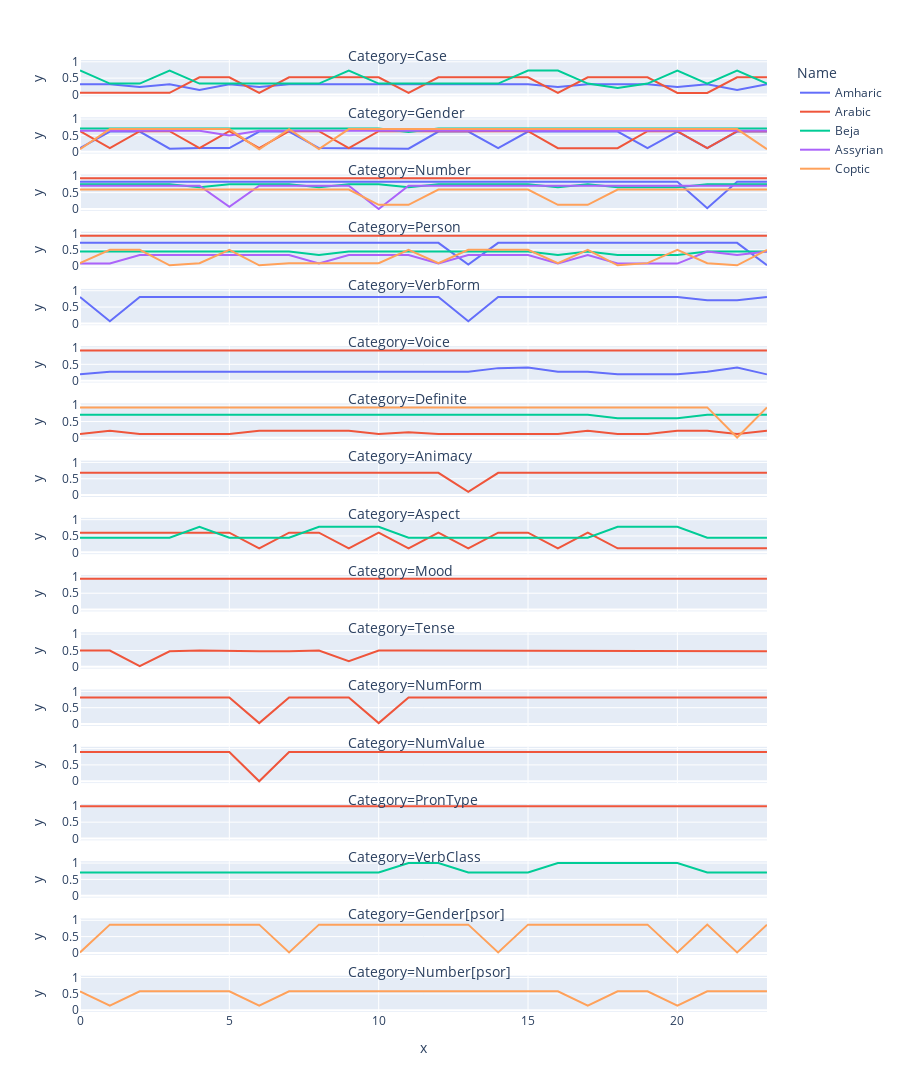

Notebook cell for this chart:
### Code cell
def update_output(family):
    df_spec = pd.DataFrame(columns = ['Name', 'x', 'y', 'Category'])
    df_spec3 = pd.DataFrame(columns = ['Name', 'x', 'y', 'Category'])
    new_lst = structure[family]

    for el in new_lst:
        df_temp = df1.loc[df1['Name'].isin([el])]
        frames = [df_spec, df_temp]
        df_spec = pd.concat(frames)

    for cat in df_spec['Category'].unique().tolist():
        a = df_spec.loc[df_spec['Category'].isin([cat])]
        
        if len(a['Name'].unique().tolist()) > 2:
            curves = {}

            for index, raw in df_spec.iterrows():
                if raw['Category'] not in curves.keys():
                    curves[raw['Category']] = {}
                if raw['Name'] not in curves[raw['Category']].keys():
                    curves[raw['Category']][raw['Name']] = []
                point = (raw['x'], raw['y'])
                curves[raw['Category']][raw['Name']].append(point)

            distances = {}
            distances[cat] = {}
            nam_line = list(curves[cat].keys())
            for b in range(len(curves[cat].keys())):
                nam_line_spec = list(curves[cat].keys())
                del nam_line_spec[b]
                line_1 = curves[cat][nam_line[b]]
                lang_1 = nam_line[b]
                for name in nam_line_spec:
                    line_2 = curves[cat][name]
                    lang_2 = name
                    compar_name1 = f'{lang_1}:{lang_2}'
                    compar_name2 = f'{lang_2}:{lang_1}'
                    if compar_name1 and compar_name2 not in distances[cat].keys():
                        distances[cat][compar_name1] = frechet_distance(line_1, line_2)
            
            distances = dict(sorted(distances[cat].items(), key=lambda x: -x[1], reverse=True))
            compar_distances2 = {}
            dist_len = 0.8*len(distances.keys())
            pattern2 = int()
            count = 0
            for k in distances.keys():
                count += 1
        
                if pattern2 == 0:
                    pattern2 =  0.8*distances[k]
                n = k.index(':')
                lang1 = k[0:n]
                lang2 = k[n+1:]

                if distances[k] >= pattern2:
                    if count <= dist_len:
                        if lang1 not in compar_distances2.keys():
                            compar_distances2[lang1] = []
                            compar_distances2[lang1].append(lang1)
                            compar_distances2[lang1].append(lang2)
                        else:
                            if lang2 not in compar_distances2[lang1]:
                                compar_distances2[lang1].append(lang2)
                        if lang2 not in compar_distances2.keys():
                            compar_distances2[lang2] = []
                            compar_distances2[lang2].append(lang2)
                            compar_distances2[lang2].append(lang1)
                        else:
                            if lang1 not in compar_distances2[lang2]:
                                compar_distances2[lang2].append(lang1)
            
            compar_distances2 = dict(sorted(compar_distances2.items(), key=lambda item: len(item[1])))
            [last] = collections.deque(compar_distances2, maxlen=1)
            need_lang = compar_distances2[last]
            if len(need_lang) >= 6:
                need_lang = need_lang[:6]

            for el in need_lang:
                b = df_spec3.loc[df_spec3['Category'].isin([cat])]
                b = b['Name'].unique().tolist()
                if el not in b:
                    df_temp = df_spec.loc[df_spec['Name'].isin([el])]
                    df_temp = df_temp.loc[df_temp['Category'].isin([cat])]
                    frames = [df_spec3, df_temp]
                    df_spec3 = pd.concat(frames)
                
        else:
            df_temp = df_spec[df_spec['Category'].isin([cat])]
            frames = [df_spec3, df_temp]
            df_spec3 = pd.concat(frames)

    fig = px.line(df_spec3, x='x', y='y', color='Name', facet_row='Category', facet_row_spacing=0.022)
    fig['layout'].update(height=2000)
    for annotation in fig['layout']['annotations']: 
        annotation['textangle']= 0
        # annotation['x']=0.4
        # annotation['y'] += 0.03
        annotation['x']-= 0.6
        annotation['y'] += 0.024
        annotation['font']=dict(size = 14)
        

    return fig
update_output('Afro-Asiatic')

### Figure 1 — Plotly figure (JSON) as saved in the notebook; plotly's stock layout.template omitted (floating-point values rounded to 4 significant figures)
{"data": [{"hovertemplate": "Name=Amharic<br>Category=Case<br>x=%{x}<br>y=%{y}<extra></extra>", "legendgroup": "Amharic", "line": {"color": "#636efa", "dash": "solid"}, "marker": {"symbol": "circle"}, "mode": "lines", "name": "Amharic", "orientation": "v", "showlegend": true, "type": "scatter", "x": [0, 1, 2, 3, 4, 5, 6, 7, 8, 9, 10, 11, 12, 13, 14, 15, 16, 17, 18, 19, 20, 21, 22, 23], "xaxis": "x17", "y": [0.31, 0.31, 0.229, 0.31, 0.138, 0.31, 0.229, 0.31, 0.31, 0.31, 0.31, 0.31, 0.31, 0.31, 0.31, 0.31, 0.229, 0.31, 0.31, 0.31, 0.229, 0.31, 0.138, 0.31], "yaxis": "y17"}, {"hovertemplate": "Name=Amharic<br>Category=Gender<br>x=%{x}<br>y=%{y}<extra></extra>", "legendgroup": "Amharic", "line": {"color": "#636efa", "dash": "solid"}, "marker": {"symbol": "circle"}, "mode": "lines", "name": "Amharic", "orientation": "v", "showlegend": false, "type": "scatter", "x": [0, 1, 2, 3, 4, 5, 6, 7, 8, 9, 10, 11, 12, 13, 14, 15, 16, 17, 18, 19, 20, 21, 22, 23], "xaxis": "x16", "y": [0.112, 0.618, 0.618, 0.091, 0.112, 0.112, 0.618, 0.618, 0.112, 0.112, 0.112, 0.091, 0.618, 0.618, 0.112, 0.618, 0.618, 0.618, 0.618, 0.112, 0.618, 0.112, 0.618, 0.618], "yaxis": "y16"}, {"hovertemplate": "Name=Amharic<br>Category=Number<br>x=%{x}<br>y=%{y}<extra></extra>", "legendgroup": "Amharic", "line": {"color": "#636efa", "dash": "solid"}, "marker": {"symbol": "circle"}, "mode": "lines", "name": "Amharic", "orientation": "v", "showlegend": false, "type": "scatter", "x": [0, 1, 2, 3, 4, 5, 6, 7, 8, 9, 10, 11, 12, 13, 14, 15, 16, 17, 18, 19, 20, 21, 22, 23], "xaxis": "x15", "y": [0.834, 0.834, 0.834, 0.834, 0.834, 0.834, 0.834, 0.834, 0.834, 0.834, 0.834, 0.834, 0.834, 0.834, 0.834, 0.834, 0.834, 0.834, 0.834, 0.834, 0.834, 0.023, 0.834, 0.834], "yaxis": "y15"}, {"hovertemplate": "Name=Amharic<br>Category=Person<br>x=%{x}<br>y=%{y}<extra></extra>", "legendgroup": "Amharic", "line": {"color": "#636efa", "dash": "solid"}, "marker": {"symbol": "circle"}, "mode": "lines", "name": "Amharic", "orientation": "v", "showlegend": false, "type": "scatter", "x": [0, 1, 2, 3, 4, 5, 6, 7, 8, 9, 10, 11, 12, 13, 14, 15, 16, 17, 18, 19, 20, 21, 22, 23], "xaxis": "x14", "y": [0.714, 0.714, 0.714, 0.714, 0.714, 0.714, 0.714, 0.714, 0.714, 0.714, 0.714, 0.714, 0.714, 0.05, 0.714, 0.714, 0.714, 0.714, 0.714, 0.714, 0.714, 0.714, 0.714, 0.031], "yaxis": "y14"}, {"hovertemplate": "Name=Amharic<br>Category=VerbForm<br>x=%{x}<br>y=%{y}<extra></extra>", "legendgroup": "Amharic", "line": {"color": "#636efa", "dash": "solid"}, "marker": {"symbol": "circle"}, "mode": "lines", "name": "Amharic", "orientation": "v", "showlegend": false, "type": "scatter", "x": [0, 1, 2, 3, 4, 5, 6, 7, 8, 9, 10, 11, 12, 13, 14, 15, 16, 17, 18, 19, 20, 21, 22, 23], "xaxis": "x13", "y": [0.811, 0.067, 0.811, 0.811, 0.811, 0.811, 0.811, 0.811, 0.811, 0.811, 0.811, 0.811, 0.811, 0.067, 0.811, 0.811, 0.811, 0.811, 0.811, 0.811, 0.811, 0.711, 0.711, 0.811], "yaxis": "y13"}, {"hovertemplate": "Name=Amharic<br>Category=Voice<br>x=%{x}<br>y=%{y}<extra></extra>", "legendgroup": "Amharic", "line": {"color": "#636efa", "dash": "solid"}, "marker": {"symbol": "circle"}, "mode": "lines", "name": "Amharic", "orientation": "v", "showlegend": false, "type": "scatter", "x": [0, 1, 2, 3, 4, 5, 6, 7, 8, 9, 10, 11, 12, 13, 14, 15, 16, 17, 18, 19, 20, 21, 22, 23], "xaxis": "x12", "y": [0.196, 0.271, 0.271, 0.271, 0.271, 0.271, 0.271, 0.271, 0.271, 0.271, 0.271, 0.271, 0.271, 0.271, 0.383, 0.402, 0.271, 0.271, 0.196, 0.196, 0.196, 0.271, 0.402, 0.191], "yaxis": "y12"}, {"hovertemplate": "Name=Arabic<br>Category=Case<br>x=%{x}<br>y=%{y}<extra></extra>", "legendgroup": "Arabic", "line": {"color": "#EF553B", "dash": "solid"}, "marker": {"symbol": "circle"}, "mode": "lines", "name": "Arabic", "orientation": "v", "showlegend": true, "type": "scatter", "x": [0, 1, 2, 3, 4, 5, 6, 7, 8, 9, 10, 11, 12, 13, 14, 15, 16, 17, 18, 19, 20, 21, 22, 23], "xaxis": "x17", "y": [0.051, 0.048, 0.051, 0.051, 0.524, 0.524, 0.051, 0.524, 0.524, 0.524, 0.524, 0.051, 0.524, 0.524, 0.524, 0.524, 0.051, 0.524, 0.524, 0.524, 0.048, 0.048, 0.524, 0.524], "yaxis": "y17"}, {"hovertemplate": "Name=Arabic<br>Category=Gender<br>x=%{x}<br>y=%{y}<extra></extra>", "legendgroup": "Arabic", "line": {"color": "#EF553B", "dash": "solid"}, "marker": {"symbol": "circle"}, "mode": "lines", "name": "Arabic", "orientation": "v", "showlegend": false, "type": "scatter", "x": [0, 1, 2, 3, 4, 5, 6, 7, 8, 9, 10, 11, 12, 13, 14, 15, 16, 17, 18, 19, 20, 21, 22, 23], "xaxis": "x16", "y": [0.629, 0.108, 0.629, 0.629, 0.108, 0.629, 0.108, 0.629, 0.629, 0.108, 0.629, 0.629, 0.629, 0.629, 0.629, 0.629, 0.108, 0.108, 0.108, 0.629, 0.629, 0.108, 0.628, 0.628], "yaxis": "y16"}, {"hovertemplate": "Name=Arabic<br>Category=Number<br>x=%{x}<br>y=%{y}<extra></extra>", "legendgroup": "Arabic", "line": {"color": "#EF553B", "dash": "solid"}, "marker": {"symbol": "circle"}, "mode": "lines", "name": "Arabic", "orientation": "v", "showlegend": false, "type": "scatter", "x": [0, 1, 2, 3, 4, 5, 6, 7, 8, 9, 10, 11, 12, 13, 14, 15, 16, 17, 18, 19, 20, 21, 22, 23], "xaxis": "x15", "y": [0.942, 0.942, 0.942, 0.942, 0.942, 0.942, 0.942, 0.942, 0.942, 0.942, 0.942, 0.942, 0.942, 0.942, 0.942, 0.942, 0.942, 0.942, 0.942, 0.942, 0.942, 0.942, 0.942, 0.942], "yaxis": "y15"}, {"hovertemplate": "Name=Arabic<br>Category=Person<br>x=%{x}<br>y=%{y}<extra></extra>", "legendgroup": "Arabic", "line": {"color": "#EF553B", "dash": "solid"}, "marker": {"symbol": "circle"}, "mode": "lines", "name": "Arabic", "orientation": "v", "showlegend": false, "type": "scatter", "x": [0, 1, 2, 3, 4, 5, 6, 7, 8, 9, 10, 11, 12, 13, 14, 15, 16, 17, 18, 19, 20, 21, 22, 23], "xaxis": "x14", "y": [0.933, 0.933, 0.933, 0.933, 0.933, 0.933, 0.933, 0.933, 0.933, 0.933, 0.933, 0.933, 0.933, 0.933, 0.933, 0.933, 0.933, 0.933, 0.933, 0.933, 0.933, 0.933, 0.933, 0.933], "yaxis": "y14"}, {"hovertemplate": "Name=Arabic<br>Category=Voice<br>x=%{x}<br>y=%{y}<extra></extra>", "legendgroup": "Arabic", "line": {"color": "#EF553B", "dash": "solid"}, "marker": {"symbol": "circle"}, "mode": "lines", "name": "Arabic", "orientation": "v", "showlegend": false, "type": "scatter", "x": [0, 1, 2, 3, 4, 5, 6, 7, 8, 9, 10, 11, 12, 13, 14, 15, 16, 17, 18, 19, 20, 21, 22, 23], "xaxis": "x12", "y": [0.924, 0.924, 0.924, 0.924, 0.924, 0.924, 0.924, 0.924, 0.924, 0.924, 0.924, 0.924, 0.924, 0.924, 0.924, 0.924, 0.924, 0.924, 0.924, 0.924, 0.924, 0.924, 0.924, 0.924], "yaxis": "y12"}, {"hovertemplate": "Name=Arabic<br>Category=Definite<br>x=%{x}<br>y=%{y}<extra></extra>", "legendgroup": "Arabic", "line": {"color": "#EF553B", "dash": "solid"}, "marker": {"symbol": "circle"}, "mode": "lines", "name": "Arabic", "orientation": "v", "showlegend": false, "type": "scatter", "x": [0, 1, 2, 3, 4, 5, 6, 7, 8, 9, 10, 11, 12, 13, 14, 15, 16, 17, 18, 19, 20, 21, 22, 23], "xaxis": "x11", "y": [0.118, 0.216, 0.118, 0.118, 0.118, 0.118, 0.216, 0.216, 0.216, 0.216, 0.118, 0.174, 0.118, 0.118, 0.118, 0.118, 0.118, 0.216, 0.118, 0.118, 0.216, 0.216, 0.117, 0.216], "yaxis": "y11"}, {"hovertemplate": "Name=Arabic<br>Category=Animacy<br>x=%{x}<br>y=%{y}<extra></extra>", "legendgroup": "Arabic", "line": {"color": "#EF553B", "dash": "solid"}, "marker": {"symbol": "circle"}, "mode": "lines", "name": "Arabic", "orientation": "v", "showlegend": false, "type": "scatter", "x": [0, 1, 2, 3, 4, 5, 6, 7, 8, 9, 10, 11, 12, 13, 14, 15, 16, 17, 18, 19, 20, 21, 22, 23], "xaxis": "x10", "y": [0.681, 0.681, 0.681, 0.681, 0.681, 0.681, 0.681, 0.681, 0.681, 0.681, 0.681, 0.681, 0.681, 0.101, 0.681, 0.681, 0.681, 0.681, 0.681, 0.681, 0.681, 0.681, 0.681, 0.681], "yaxis": "y10"}, {"hovertemplate": "Name=Arabic<br>Category=Aspect<br>x=%{x}<br>y=%{y}<extra></extra>", "legendgroup": "Arabic", "line": {"color": "#EF553B", "dash": "solid"}, "marker": {"symbol": "circle"}, "mode": "lines", "name": "Arabic", "orientation": "v", "showlegend": false, "type": "scatter", "x": [0, 1, 2, 3, 4, 5, 6, 7, 8, 9, 10, 11, 12, 13, 14, 15, 16, 17, 18, 19, 20, 21, 22, 23], "xaxis": "x9", "y": [0.6, 0.6, 0.6, 0.6, 0.6, 0.6, 0.124, 0.6, 0.6, 0.124, 0.6, 0.124, 0.6, 0.124, 0.6, 0.6, 0.124, 0.6, 0.124, 0.124, 0.124, 0.124, 0.124, 0.124], "yaxis": "y9"}, {"hovertemplate": "Name=Arabic<br>Category=Mood<br>x=%{x}<br>y=%{y}<extra></extra>", "legendgroup": "Arabic", "line": {"color": "#EF553B", "dash": "solid"}, "marker": {"symbol": "circle"}, "mode": "lines", "name": "Arabic", "orientation": "v", "showlegend": false, "type": "scatter", "x": [0, 1, 2, 3, 4, 5, 6, 7, 8, 9, 10, 11, 12, 13, 14, 15, 16, 17, 18, 19, 20, 21, 22, 23], "xaxis": "x8", "y": [0.945, 0.945, 0.945, 0.945, 0.945, 0.945, 0.945, 0.945, 0.945, 0.945, 0.945, 0.945, 0.945, 0.945, 0.945, 0.945, 0.945, 0.945, 0.945, 0.945, 0.945, 0.945, 0.945, 0.945], "yaxis": "y8"}, {"hovertemplate": "Name=Arabic<br>Category=Tense<br>x=%{x}<br>y=%{y}<extra></extra>", "legendgroup": "Arabic", "line": {"color": "#EF553B", "dash": "solid"}, "marker": {"symbol": "circle"}, "mode": "lines", "name": "Arabic", "orientation": "v", "showlegend": false, "type": "scatter", "x": [0, 1, 2, 3, 4, 5, 6, 7, 8, 9, 10, 11, 12, 13, 14, 15, 16, 17, 18, 19, 20, 21, 22, 23], "xaxis": "x7", "y": [0.499, 0.499, 0.022, 0.476, 0.499, 0.476, 0.476, 0.476, 0.499, 0.175, 0.499, 0.499, 0.499, 0.499, 0.476, 0.499, 0.499, 0.476, 0.476, 0.499, 0.476, 0.476, 0.476, 0.476], "yaxis": "y7"}, {"hovertemplate": "Name=Arabic<br>Category=NumForm<br>x=%{x}<br>y=%{y}<extra></extra>", "legendgroup": "Arabic", "line": {"color": "#EF553B", "dash": "solid"}, "marker": {"symbol": "circle"}, "mode": "lines", "name": "Arabic", "orientation": "v", "showlegend": false, "type": "scatter", "x": [0, 1, 2, 3, 4, 5, 6, 7, 8, 9, 10, 11, 12, 13, 14, 15, 16, 17, 18, 19, 20, 21, 22, 23], "xaxis": "x6", "y": [0.812, 0.812, 0.812, 0.812, 0.812, 0.812, 0.029, 0.812, 0.812, 0.812, 0.029, 0.812, 0.812, 0.812, 0.812, 0.812, 0.812, 0.812, 0.812, 0.812, 0.812, 0.812, 0.812, 0.812], "yaxis": "y6"}, {"hovertemplate": "Name=Arabic<br>Category=NumValue<br>x=%{x}<br>y=%{y}<extra></extra>", "legendgroup": "Arabic", "line": {"color": "#EF553B", "dash": "solid"}, "marker": {"symbol": "circle"}, "mode": "lines", "name": "Arabic", "orientation": "v", "showlegend": false, "type": "scatter", "x": [0, 1, 2, 3, 4, 5, 6, 7, 8, 9, 10, 11, 12, 13, 14, 15, 16, 17, 18, 19, 20, 21, 22, 23], "xaxis": "x5", "y": [0.897, 0.897, 0.897, 0.897, 0.897, 0.897, 0, 0.897, 0.897, 0.897, 0.897, 0.897, 0.897, 0.897, 0.897, 0.897, 0.897, 0.897, 0.897, 0.897, 0.897, 0.897, 0.897, 0.897], "yaxis": "y5"}, {"hovertemplate": "Name=Arabic<br>Category=PronType<br>x=%{x}<br>y=%{y}<extra></extra>", "legendgroup": "Arabic", "line": {"color": "#EF553B", "dash": "solid"}, "marker": {"symbol": "circle"}, "mode": "lines", "name": "Arabic", "orientation": "v", "showlegend": false, "type": "scatter", "x": [0, 1, 2, 3, 4, 5, 6, 7, 8, 9, 10, 11, 12, 13, 14, 15, 16, 17, 18, 19, 20, 21, 22, 23], "xaxis": "x4", "y": [0.991, 0.991, 0.991, 0.991, 0.991, 0.991, 0.991, 0.991, 0.991, 0.991, 0.991, 0.991, 0.991, 0.991, 0.991, 0.991, 0.991, 0.991, 0.991, 0.991, 0.991, 0.991, 0.991, 0.991], "yaxis": "y4"}, {"hovertemplate": "Name=Beja<br>Category=Case<br>x=%{x}<br>y=%{y}<extra></extra>", "legendgroup": "Beja", "line": {"color": "#00cc96", "dash": "solid"}, "marker": {"symbol": "circle"}, "mode": "lines", "name": "Beja", "orientation": "v", "showlegend": true, "type": "scatter", "x": [0, 1, 2, 3, 4, 5, 6, 7, 8, 9, 10, 11, 12, 13, 14, 15, 16, 17, 18, 19, 20, 21, 22, 23], "xaxis": "x17", "y": [0.733, 0.333, 0.333, 0.733, 0.333, 0.333, 0.333, 0.333, 0.333, 0.733, 0.333, 0.333, 0.333, 0.333, 0.333, 0.733, 0.733, 0.333, 0.2, 0.333, 0.733, 0.333, 0.733, 0.333], "yaxis": "y17"}, {"hovertemplate": "Name=Beja<br>Category=Gender<br>x=%{x}<br>y=%{y}<extra></extra>", "legendgroup": "Beja", "line": {"color": "#00cc96", "dash": "solid"}, "marker": {"symbol": "circle"}, "mode": "lines", "name": "Beja", "orientation": "v", "showlegend": false, "type": "scatter", "x": [0, 1, 2, 3, 4, 5, 6, 7, 8, 9, 10, 11, 12, 13, 14, 15, 16, 17, 18, 19, 20, 21, 22, 23], "xaxis": "x16", "y": [0.711, 0.711, 0.711, 0.711, 0.711, 0.711, 0.711, 0.711, 0.711, 0.711, 0.711, 0.6, 0.711, 0.711, 0.711, 0.711, 0.711, 0.711, 0.711, 0.711, 0.711, 0.711, 0.711, 0.711], "yaxis": "y16"}, {"hovertemplate": "Name=Beja<br>Category=Number<br>x=%{x}<br>y=%{y}<extra></extra>", "legendgroup": "Beja", "line": {"color": "#00cc96", "dash": "solid"}, "marker": {"symbol": "circle"}, "mode": "lines", "name": "Beja", "orientation": "v", "showlegend": false, "type": "scatter", "x": [0, 1, 2, 3, 4, 5, 6, 7, 8, 9, 10, 11, 12, 13, 14, 15, 16, 17, 18, 19, 20, 21, 22, 23], "xaxis": "x15", "y": [0.758, 0.758, 0.758, 0.758, 0.667, 0.758, 0.758, 0.758, 0.667, 0.758, 0.758, 0.667, 0.758, 0.758, 0.758, 0.758, 0.667, 0.758, 0.667, 0.667, 0.667, 0.758, 0.758, 0.758], "yaxis": "y15"}, {"hovertemplate": "Name=Beja<br>Category=Person<br>x=%{x}<br>y=%{y}<extra></extra>", "legendgroup": "Beja", "line": {"color": "#00cc96", "dash": "solid"}, "marker": {"symbol": "circle"}, "mode": "lines", "name": "Beja", "orientation": "v", "showlegend": false, "type": "scatter", "x": [0, 1, 2, 3, 4, 5, 6, 7, 8, 9, 10, 11, 12, 13, 14, 15, 16, 17, 18, 19, 20, 21, 22, 23], "xaxis": "x14", "y": [0.45, 0.45, 0.45, 0.45, 0.45, 0.45, 0.45, 0.45, 0.343, 0.45, 0.45, 0.45, 0.45, 0.45, 0.45, 0.45, 0.343, 0.45, 0.343, 0.343, 0.343, 0.45, 0.45, 0.45], "yaxis": "y14"}, {"hovertemplate": "Name=Beja<br>Category=Definite<br>x=%{x}<br>y=%{y}<extra></extra>", "legendgroup": "Beja", "line": {"color": "#00cc96", "dash": "solid"}, "marker": {"symbol": "circle"}, "mode": "lines", "name": "Beja", "orientation": "v", "showlegend": false, "type": "scatter", "x": [0, 1, 2, 3, 4, 5, 6, 7, 8, 9, 10, 11, 12, 13, 14, 15, 16, 17, 18, 19, 20, 21, 22, 23], "xaxis": "x11", "y": [0.711, 0.711, 0.711, 0.711, 0.711, 0.711, 0.711, 0.711, 0.711, 0.711, 0.711, 0.711, 0.711, 0.711, 0.711, 0.711, 0.711, 0.711, 0.6, 0.6, 0.6, 0.711, 0.711, 0.711], "yaxis": "y11"}, {"hovertemplate": "Name=Beja<br>Category=Aspect<br>x=%{x}<br>y=%{y}<extra></extra>", "legendgroup": "Beja", "line": {"color": "#00cc96", "dash": "solid"}, "marker": {"symbol": "circle"}, "mode": "lines", "name": "Beja", "orientation": "v", "showlegend": false, "type": "scatter", "x": [0, 1, 2, 3, 4, 5, 6, 7, 8, 9, 10, 11, 12, 13, 14, 15, 16, 17, 18, 19, 20, 21, 22, 23], "xaxis": "x9", "y": [0.45, 0.45, 0.45, 0.45, 0.781, 0.45, 0.45, 0.45, 0.781, 0.781, 0.781, 0.45, 0.45, 0.45, 0.45, 0.45, 0.45, 0.45, 0.781, 0.781, 0.781, 0.45, 0.45, 0.45], "yaxis": "y9"}, {"hovertemplate": "Name=Beja<br>Category=VerbClass<br>x=%{x}<br>y=%{y}<extra></extra>", "legendgroup": "Beja", "line": {"color": "#00cc96", "dash": "solid"}, "marker": {"symbol": "circle"}, "mode": "lines", "name": "Beja", "orientation": "v", "showlegend": false, "type": "scatter", "x": [0, 1, 2, 3, 4, 5, 6, 7, 8, 9, 10, 11, 12, 13, 14, 15, 16, 17, 18, 19, 20, 21, 22, 23], "xaxis": "x3", "y": [0.711, 0.711, 0.711, 0.711, 0.711, 0.711, 0.711, 0.711, 0.711, 0.711, 0.711, 1, 1, 0.711, 0.711, 0.711, 1, 1, 1, 1, 1, 0.711, 0.711, 0.711], "yaxis": "y3"}, {"hovertemplate": "Name=Assyrian<br>Category=Gender<br>x=%{x}<br>y=%{y}<extra></extra>", "legendgroup": "Assyrian", "line": {"color": "#ab63fa", "dash": "solid"}, "marker": {"symbol": "circle"}, "mode": "lines", "name": "Assyrian", "orientation": "v", "showlegend": true, "type": "scatter", "x": [0, 1, 2, 3, 4, 5, 6, 7, 8, 9, 10, 11, 12, 13, 14, 15, 16, 17, 18, 19, 20, 21, 22, 23], "xaxis": "x16", "y": [0.643, 0.643, 0.643, 0.643, 0.643, 0.5, 0.643, 0.643, 0.643, 0.643, 0.643, 0.643, 0.643, 0.643, 0.643, 0.643, 0.643, 0.643, 0.643, 0.643, 0.643, 0.643, 0.643, 0.643], "yaxis": "y16"}, {"hovertemplate": "Name=Assyrian<br>Category=Number<br>x=%{x}<br>y=%{y}<extra></extra>", "legendgroup": "Assyrian", "line": {"color": "#ab63fa", "dash": "solid"}, "marker": {"symbol": "circle"}, "mode": "lines", "name": "Assyrian", "orientation": "v", "showlegend": false, "type": "scatter", "x": [0, 1, 2, 3, 4, 5, 6, 7, 8, 9, 10, 11, 12, 13, 14, 15, 16, 17, 18, 19, 20, 21, 22, 23], "xaxis": "x15", "y": [0.711, 0.711, 0.711, 0.711, 0.711, 0.067, 0.711, 0.711, 0.711, 0.711, 0, 0.711, 0.711, 0.711, 0.711, 0.711, 0.711, 0.711, 0.711, 0.711, 0.711, 0.711, 0.711, 0.711], "yaxis": "y15"}, {"hovertemplate": "Name=Assyrian<br>Category=Person<br>x=%{x}<br>y=%{y}<extra></extra>", "legendgroup": "Assyrian", "line": {"color": "#ab63fa", "dash": "solid"}, "marker": {"symbol": "circle"}, "mode": "lines", "name": "Assyrian", "orientation": "v", "showlegend": false, "type": "scatter", "x": [0, 1, 2, 3, 4, 5, 6, 7, 8, 9, 10, 11, 12, 13, 14, 15, 16, 17, 18, 19, 20, 21, 22, 23], "xaxis": "x14", "y": [0.08, 0.08, 0.343, 0.343, 0.343, 0.343, 0.343, 0.343, 0.08, 0.343, 0.343, 0.343, 0.08, 0.343, 0.343, 0.343, 0.08, 0.343, 0.08, 0.08, 0.08, 0.45, 0.343, 0.45], "yaxis": "y14"}, {"hovertemplate": "Name=Coptic<br>Category=Gender<br>x=%{x}<br>y=%{y}<extra></extra>", "legendgroup": "Coptic", "line": {"color": "#FFA15A", "dash": "solid"}, "marker": {"symbol": "circle"}, "mode": "lines", "name": "Coptic", "orientation": "v", "showlegend": true, "type": "scatter", "x": [0, 1, 2, 3, 4, 5, 6, 7, 8, 9, 10, 11, 12, 13, 14, 15, 16, 17, 18, 19, 20, 21, 22, 23], "xaxis": "x16", "y": [0.075, 0.692, 0.692, 0.692, 0.692, 0.692, 0.075, 0.692, 0.081, 0.692, 0.692, 0.692, 0.692, 0.692, 0.692, 0.692, 0.692, 0.692, 0.692, 0.692, 0.692, 0.692, 0.692, 0.075], "yaxis": "y16"}, {"hovertemplate": "Name=Coptic<br>Category=Number<br>x=%{x}<br>y=%{y}<extra></extra>", "legendgroup": "Coptic", "line": {"color": "#FFA15A", "dash": "solid"}, "marker": {"symbol": "circle"}, "mode": "lines", "name": "Coptic", "orientation": "v", "showlegend": false, "type": "scatter", "x": [0, 1, 2, 3, 4, 5, 6, 7, 8, 9, 10, 11, 12, 13, 14, 15, 16, 17, 18, 19, 20, 21, 22, 23], "xaxis": "x15", "y": [0.595, 0.595, 0.595, 0.595, 0.595, 0.595, 0.595, 0.595, 0.595, 0.595, 0.127, 0.127, 0.595, 0.595, 0.595, 0.595, 0.127, 0.127, 0.595, 0.595, 0.595, 0.595, 0.595, 0.595], "yaxis": "y15"}, {"hovertemplate": "Name=Coptic<br>Category=Person<br>x=%{x}<br>y=%{y}<extra></extra>", "legendgroup": "Coptic", "line": {"color": "#FFA15A", "dash": "solid"}, "marker": {"symbol": "circle"}, "mode": "lines", "name": "Coptic", "orientation": "v", "showlegend": false, "type": "scatter", "x": [0, 1, 2, 3, 4, 5, 6, 7, 8, 9, 10, 11, 12, 13, 14, 15, 16, 17, 18, 19, 20, 21, 22, 23], "xaxis": "x14", "y": [0.092, 0.5, 0.5, 0.026, 0.092, 0.5, 0.026, 0.092, 0.093, 0.093, 0.093, 0.5, 0.092, 0.5, 0.5, 0.5, 0.093, 0.5, 0.026, 0.093, 0.5, 0.092, 0.026, 0.5], "yaxis": "y14"}, {"hovertemplate": "Name=Coptic<br>Category=Definite<br>x=%{x}<br>y=%{y}<extra></extra>", "legendgroup": "Coptic", "line": {"color": "#FFA15A", "dash": "solid"}, "marker": {"symbol": "circle"}, "mode": "lines", "name": "Coptic", "orientation": "v", "showlegend": false, "type": "scatter", "x": [0, 1, 2, 3, 4, 5, 6, 7, 8, 9, 10, 11, 12, 13, 14, 15, 16, 17, 18, 19, 20, 21, 22, 23], "xaxis": "x11", "y": [0.933, 0.933, 0.933, 0.933, 0.933, 0.933, 0.933, 0.933, 0.933, 0.933, 0.933, 0.933, 0.933, 0.933, 0.933, 0.933, 0.933, 0.933, 0.933, 0.933, 0.933, 0.933, 0.009, 0.933], "yaxis": "y11"}, {"hovertemplate": "Name=Coptic<br>Category=Gender[psor]<br>x=%{x}<br>y=%{y}<extra></extra>", "legendgroup": "Coptic", "line": {"color": "#FFA15A", "dash": "solid"}, "marker": {"symbol": "circle"}, "mode": "lines", "name": "Coptic", "orientation": "v", "showlegend": false, "type": "scatter", "x": [0, 1, 2, 3, 4, 5, 6, 7, 8, 9, 10, 11, 12, 13, 14, 15, 16, 17, 18, 19, 20, 21, 22, 23], "xaxis": "x2", "y": [0.015, 0.867, 0.867, 0.867, 0.867, 0.867, 0.867, 0.015, 0.867, 0.867, 0.867, 0.867, 0.867, 0.867, 0.015, 0.867, 0.867, 0.867, 0.867, 0.867, 0.015, 0.867, 0.015, 0.867], "yaxis": "y2"}, {"hovertemplate": "Name=Coptic<br>Category=Number[psor]<br>x=%{x}<br>y=%{y}<extra></extra>", "legendgroup": "Coptic", "line": {"color": "#FFA15A", "dash": "solid"}, "marker": {"symbol": "circle"}, "mode": "lines", "name": "Coptic", "orientation": "v", "showlegend": false, "type": "scatter", "x": [0, 1, 2, 3, 4, 5, 6, 7, 8, 9, 10, 11, 12, 13, 14, 15, 16, 17, 18, 19, 20, 21, 22, 23], "xaxis": "x", "y": [0.577, 0.138, 0.577, 0.577, 0.593, 0.577, 0.138, 0.577, 0.577, 0.577, 0.577, 0.577, 0.577, 0.577, 0.577, 0.577, 0.577, 0.138, 0.577, 0.577, 0.138, 0.577, 0.577, 0.577], "yaxis": "y"}], "layout": {"annotations": [{"font": {"size": 14}, "showarrow": false, "text": "Category=Number[psor]", "textangle": 0, "x": 0.38, "xanchor": "left", "xref": "paper", "y": 0.04306, "yanchor": "middle", "yref": "paper"}, {"font": {"size": 14}, "showarrow": false, "text": "Category=Gender[psor]", "textangle": 0, "x": 0.38, "xanchor": "left", "xref": "paper", "y": 0.1032, "yanchor": "middle", "yref": "paper"}, {"font": {"size": 14}, "showarrow": false, "text": "Category=VerbClass", "textangle": 0, "x": 0.38, "xanchor": "left", "xref": "paper", "y": 0.1633, "yanchor": "middle", "yref": "paper"}, {"font": {"size": 14}, "showarrow": false, "text": "Category=PronType", "textangle": 0, "x": 0.38, "xanchor": "left", "xref": "paper", "y": 0.2234, "yanchor": "middle", "yref": "paper"}, {"font": {"size": 14}, "showarrow": false, "text": "Category=NumValue", "textangle": 0, "x": 0.38, "xanchor": "left", "xref": "paper", "y": 0.2835, "yanchor": "middle", "yref": "paper"}, {"font": {"size": 14}, "showarrow": false, "text": "Category=NumForm", "textangle": 0, "x": 0.38, "xanchor": "left", "xref": "paper", "y": 0.3436, "yanchor": "middle", "yref": "paper"}, {"font": {"size": 14}, "showarrow": false, "text": "Category=Tense", "textangle": 0, "x": 0.38, "xanchor": "left", "xref": "paper", "y": 0.4038, "yanchor": "middle", "yref": "paper"}, {"font": {"size": 14}, "showarrow": false, "text": "Category=Mood", "textangle": 0, "x": 0.38, "xanchor": "left", "xref": "paper", "y": 0.4639, "yanchor": "middle", "yref": "paper"}, {"font": {"size": 14}, "showarrow": false, "text": "Category=Aspect", "textangle": 0, "x": 0.38, "xanchor": "left", "xref": "paper", "y": 0.524, "yanchor": "middle", "yref": "paper"}, {"font": {"size": 14}, "showarrow": false, "text": "Category=Animacy", "textangle": 0, "x": 0.38, "xanchor": "left", "xref": "paper", "y": 0.5841, "yanchor": "middle", "yref": "paper"}, {"font": {"size": 14}, "showarrow": false, "text": "Category=Definite", "textangle": 0, "x": 0.38, "xanchor": "left", "xref": "paper", "y": 0.6442, "yanchor": "middle", "yref": "paper"}, {"font": {"size": 14}, "showarrow": false, "text": "Category=Voice", "textangle": 0, "x": 0.38, "xanchor": "left", "xref": "paper", "y": 0.7044, "yanchor": "middle", "yref": "paper"}, {"font": {"size": 14}, "showarrow": false, "text": "Category=VerbForm", "textangle": 0, "x": 0.38, "xanchor": "left", "xref": "paper", "y": 0.7645, "yanchor": "middle", "yref": "paper"}, {"font": {"size": 14}, "showarrow": false, "text": "Category=Person", "textangle": 0, "x": 0.38, "xanchor": "left", "xref": "paper", "y": 0.8246, "yanchor": "middle", "yref": "paper"}, {"font": {"size": 14}, "showarrow": false, "text": "Category=Number", "textangle": 0, "x": 0.38, "xanchor": "left", "xref": "paper", "y": 0.8847, "yanchor": "middle", "yref": "paper"}, {"font": {"size": 14}, "showarrow": false, "text": "Category=Gender", "textangle": 0, "x": 0.38, "xanchor": "left", "xref": "paper", "y": 0.9448, "yanchor": "middle", "yref": "paper"}, {"font": {"size": 14}, "showarrow": false, "text": "Category=Case", "textangle": 0, "x": 0.38, "xanchor": "left", "xref": "paper", "y": 1.005, "yanchor": "middle", "yref": "paper"}], "height": 2000, "legend": {"title": {"text": "Name"}, "tracegroupgap": 0}, "margin": {"t": 60}, "xaxis": {"anchor": "y", "domain": [0, 0.98], "title": {"text": "x"}}, "xaxis10": {"anchor": "y10", "domain": [0, 0.98], "matches": "x", "showticklabels": false}, "xaxis11": {"anchor": "y11", "domain": [0, 0.98], "matches": "x", "showticklabels": false}, "xaxis12": {"anchor": "y12", "domain": [0, 0.98], "matches": "x", "showticklabels": false}, "xaxis13": {"anchor": "y13", "domain": [0, 0.98], "matches": "x", "showticklabels": false}, "xaxis14": {"anchor": "y14", "domain": [0, 0.98], "matches": "x", "showticklabels": false}, "xaxis15": {"anchor": "y15", "domain": [0, 0.98], "matches": "x", "showticklabels": false}, "xaxis16": {"anchor": "y16", "domain": [0, 0.98], "matches": "x", "showticklabels": false}, "xaxis17": {"anchor": "y17", "domain": [0, 0.98], "matches": "x", "showticklabels": false}, "xaxis2": {"anchor": "y2", "domain": [0, 0.98], "matches": "x", "showticklabels": false}, "xaxis3": {"anchor": "y3", "domain": [0, 0.98], "matches": "x", "showticklabels": false}, "xaxis4": {"anchor": "y4", "domain": [0, 0.98], "matches": "x", "showticklabels": false}, "xaxis5": {"anchor": "y5", "domain": [0, 0.98], "matches": "x", "showticklabels": false}, "xaxis6": {"anchor": "y6", "domain": [0, 0.98], "matches": "x", "showticklabels": false}, "xaxis7": {"anchor": "y7", "domain": [0, 0.98], "matches": "x", "showticklabels": false}, "xaxis8": {"anchor": "y8", "domain": [0, 0.98], "matches": "x", "showticklabels": false}, "xaxis9": {"anchor": "y9", "domain": [0, 0.98], "matches": "x", "showticklabels": false}, "yaxis": {"anchor": "x", "domain": [0, 0.03812], "title": {"text": "y"}}, "yaxis10": {"anchor": "x10", "domain": [0.5411, 0.5792], "matches": "y", "title": {"text": "y"}}, "yaxis11": {"anchor": "x11", "domain": [0.6012, 0.6393], "matches": "y", "title": {"text": "y"}}, "yaxis12": {"anchor": "x12", "domain": [0.6613, 0.6994], "matches": "y", "title": {"text": "y"}}, "yaxis13": {"anchor": "x13", "domain": [0.7214, 0.7595], "matches": "y", "title": {"text": "y"}}, "yaxis14": {"anchor": "x14", "domain": [0.7815, 0.8196], "matches": "y", "title": {"text": "y"}}, "yaxis15": {"anchor": "x15", "domain": [0.8416, 0.8798], "matches": "y", "title": {"text": "y"}}, "yaxis16": {"anchor": "x16", "domain": [0.9018, 0.9399], "matches": "y", "title": {"text": "y"}}, "yaxis17": {"anchor": "x17", "domain": [0.9619, 1.0], "matches": "y", "title": {"text": "y"}}, "yaxis2": {"anchor": "x2", "domain": [0.06012, 0.09824], "matches": "y", "title": {"text": "y"}}, "yaxis3": {"anchor": "x3", "domain": [0.1202, 0.1584], "matches": "y", "title": {"text": "y"}}, "yaxis4": {"anchor": "x4", "domain": [0.1804, 0.2185], "matches": "y", "title": {"text": "y"}}, "yaxis5": {"anchor": "x5", "domain": [0.2405, 0.2786], "matches": "y", "title": {"text": "y"}}, "yaxis6": {"anchor": "x6", "domain": [0.3006, 0.3387], "matches": "y", "title": {"text": "y"}}, "yaxis7": {"anchor": "x7", "domain": [0.3607, 0.3988], "matches": "y", "title": {"text": "y"}}, "yaxis8": {"anchor": "x8", "domain": [0.4208, 0.4589], "matches": "y", "title": {"text": "y"}}, "yaxis9": {"anchor": "x9", "domain": [0.4809, 0.5191], "matches": "y", "title": {"text": "y"}}}}
